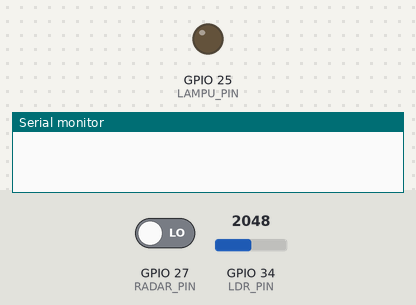
Simulated run of this sketch. Board: ESP32. On the bench: output pins drawn as LEDs (lit = HIGH), the last lines printed to the serial monitor. The inputs (shaded band) are chosen by the test bench; at power-on: GPIO 34 (LDR_PIN) = 2048, GPIO 27 (RADAR_PIN) LOW. WiFi joins after 1.5 s; servers stay silent unless stated; no MQTT or app messages arrive unless stated.

Above: at 2.7 s.
2.8 s: GPIO 34 (LDR_PIN) set to 2461
5.8 s: GPIO 34 (LDR_PIN) set to 2527
At 6.8 s:
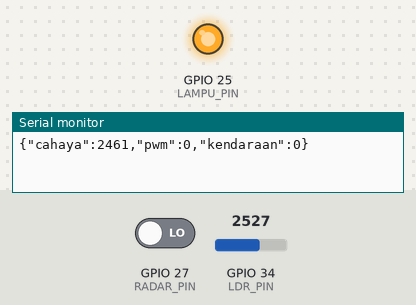
7.3 s: GPIO 34 (LDR_PIN) set to 2460
At 7.9 s:
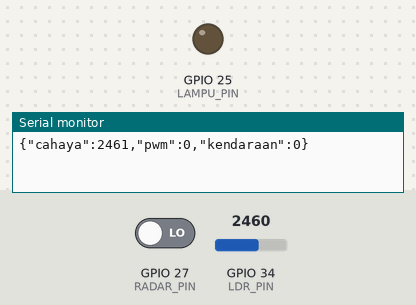
8.8 s: GPIO 34 (LDR_PIN) set to 2540
At 11.2 s:
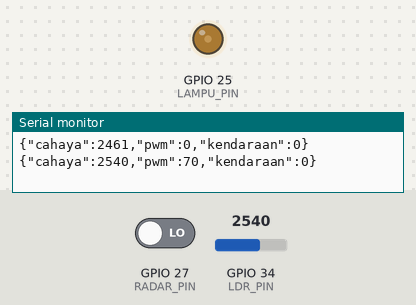
11.5 s: GPIO 27 (RADAR_PIN) driven HIGH
At 12.3 s:
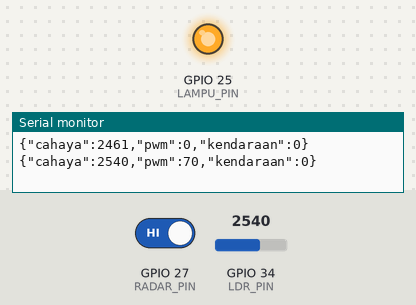
Timing chart, 0 to 14.0 s (numbered marks = the images above; inputs shaded):
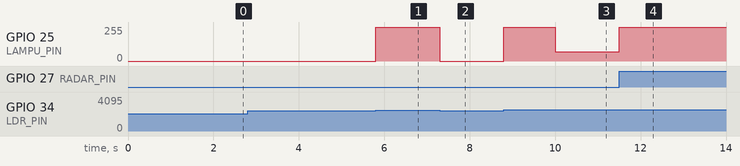

Measured:
- the behaviour switches between 2500 and 2501 on GPIO 34 (LDR_PIN) (found by bisection; images 0 and 1)
- after the input at 5.8 s, GPIO 25 (LAMPU_PIN): 0/255 → 255/255 at once
- after the input at 7.3 s, GPIO 25 (LAMPU_PIN): 255/255 → 0/255 at once
- after the input at 8.8 s, GPIO 25 (LAMPU_PIN): 0/255 → 255/255 at once, → 70/255 1.2 s later
- after the input at 11.5 s, GPIO 25 (LAMPU_PIN): 70/255 → 255/255 at once

The sketch:

lampu_jalan_otomatis.ino
```cpp
// Lampu Jalan Otomatis - Desa Pintar Sukamaju
// ESP32 + LDR + RCWL-0516 + LED 12V (MOSFET) + MQTT
#include <WiFi.h>
#include <PubSubClient.h>

const char* WIFI_SSID = "WiFi_Desa";
const char* WIFI_PASS = "password_wifi";
const char* MQTT_HOST = "IP_SERVER_MQTT";
const char* TOPIC     = "desa/lampu";

#define LDR_PIN    34   // AO modul LDR
#define RADAR_PIN  27   // OUT RCWL-0516
#define LAMPU_PIN  25   // gate MOSFET (lewat 220)

const int BATAS_GELAP = 2500;  // cek di Serial Monitor
const int REDUP  = 70;         // PWM 0-255 (~30%)
const int TERANG = 255;        // PWM 100%
const unsigned long LAMA_TERANG = 10000;  // 10 dtk

WiFiClient espClient;
PubSubClient mqtt(espClient);
unsigned long terakhirGerak = 0;
unsigned long lastSend = 0;
int jumlahKendaraan = 0;
bool gerakSebelum = false;

void connectMQTT() {
  while (!mqtt.connected()) {
    if (!mqtt.connect("lampu-jalan-01")) delay(2000);
  }
}

void setup() {
  Serial.begin(115200);
  pinMode(RADAR_PIN, INPUT);
  ledcAttach(LAMPU_PIN, 5000, 8);   // PWM 5 kHz, 8 bit
  WiFi.begin(WIFI_SSID, WIFI_PASS);
  while (WiFi.status() != WL_CONNECTED) delay(500);
  mqtt.setServer(MQTT_HOST, 1883);
}

void loop() {
  if (!mqtt.connected()) connectMQTT();
  mqtt.loop();

  // 1. Cek: sudah malam atau belum?
  int cahaya = analogRead(LDR_PIN);
  bool malam = cahaya > BATAS_GELAP;  // makin gelap,
                                      // nilai makin besar

  // 2. Ada gerakan? Lampu jadi terang
  bool gerak = digitalRead(RADAR_PIN);
  if (gerak && !gerakSebelum && malam) jumlahKendaraan++;
  gerakSebelum = gerak;
  if (gerak) terakhirGerak = millis();

  int pwm = 0;                      // siang: lampu mati
  if (malam) {
    bool lewat = millis() - terakhirGerak < LAMA_TERANG;
    pwm = lewat ? TERANG : REDUP;
  }
  ledcWrite(LAMPU_PIN, pwm);

  // 3. Kirim status ke Node-RED tiap 5 detik
  if (millis() - lastSend >= 5000) {
    lastSend = millis();
    char data[96];
    snprintf(data, sizeof(data),
      "{\"cahaya\":%d,\"pwm\":%d,\"kendaraan\":%d}",
      cahaya, pwm, jumlahKendaraan);
    mqtt.publish(TOPIC, data);
    Serial.println(data);
  }
}
```
